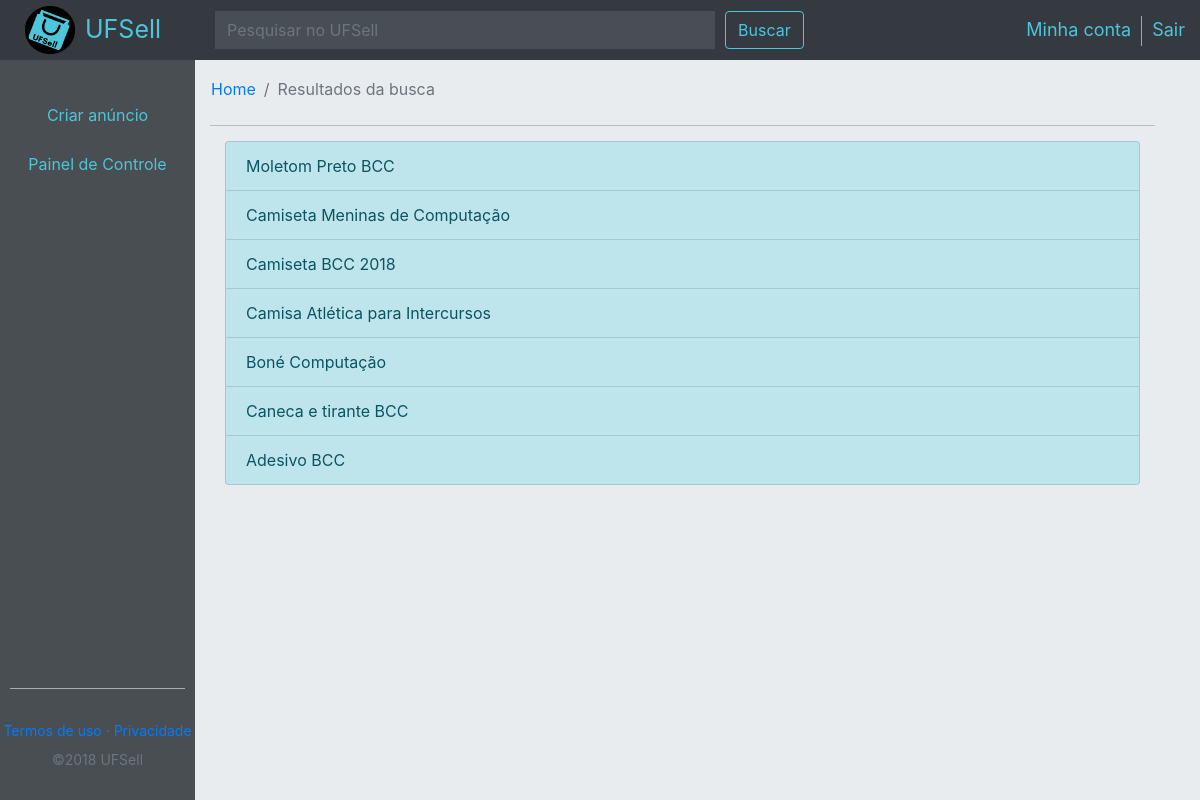
/vendedor/busca.php (signed in), run on the app's committed database.
### tables this page shows
CREATE TABLE IF NOT EXISTS `prod` (
  `id` int(11) NOT NULL,
  `id_org` int(11) NOT NULL,
  `nome` varchar(50) NOT NULL,
  `descr` varchar(500) NOT NULL,
  `preco` float NOT NULL,
  `img` varchar(150) NOT NULL,
  `qt_votos` int(11) NOT NULL,
  `aval` float NOT NULL,
  `mes` int(3) NOT NULL,
  `ano` int(5) NOT NULL
);

### vendedor/busca.php (the view, shortened to what this page needs)
<?php
include('../connection/connection.php');
$busca = $_GET['busca'];
$script = "SELECT nome, id
            FROM prod
            WHERE nome LIKE \"%$busca%\" AND id_org='".$_SESSION['id_organizacao']."'
            ORDER BY id DESC";
$result = $conn->query($script);
?>
<!DOCTYPE html>
<html lang="pt-br">
    <head>
        <link rel="stylesheet" href="https://stackpath.bootstrapcdn.com/bootstrap/4.1.3/css/bootstrap.min.css">
		<link rel="stylesheet" href="https://cdnjs.cloudflare.com/ajax/libs/font-awesome/4.7.0/css/font-awesome.min.css">
        <link type="text/css" rel="stylesheet" href="../css/comprador.css">
        <link type="text/css" rel="stylesheet" href="../css/vendedor.css">
    </head>
    <body>
        <?php include '../includes/nav-vend.php';  ?>
		<div id="defCol" class="col-12 col-md-12">
                <div id="defRow" class="row">
                    <?php include '../includes/menu-vend.php'; ?>
                    <div id="conteudo" class="col-10 col-md-10">
						<nav aria-label="breadcrumb" style="margin-top:5px; margin-left: -15px;">
							<ol class="breadcrumb">
                                <li class="breadcrumb-item"><a href="./home.php?sel=1">Home</a></li>
                                <li class="breadcrumb-item active" aria-current="page">Resultados da busca</li>
							</ol>
						</nav>
						<div class="colD">
                            <div class="col-12">
                                <div id="lista_produto" class="list-group" style="margin-top:15px;">
                                <?php
                                    while ($vetor = $result->fetch_object()) {
                                    ?>
                                        <a class="list-group-item list-group-item-action list-group-item-info" href="./alterar.php?id_prod=<?php echo $vetor->id; ?>"><?php echo $vetor->nome; ?></a>
                                    <?php
                                    }
                                ?>
                                </div>
                            </div>
						</div>
                    </div>
                </div>
            </div>
    </body>
</html>

### css/comprador.css (style rules this page uses)
html, body { position: relative; height: 100%; }
body { height: 100%; width: 100%; background-color:#e9ecef; }
nav { width: 100%; height: 60px; }
#defCol { width: 100%; height: calc(100% - 60px); }
#defRow { width: 100%; height: 100%; }
#conteudo { background-color:#e9ecef; }
.colD { display: block; -webkit-hyphens: auto; -moz-hyphens: auto; -ms-hyphens: auto; hyphens: auto; width: 100%; border-top: 1px solid #000000; border-color: #b9c0bd; }

### data on the page
prod: nome "Moletom Preto BCC"
prod: nome "Camiseta Meninas de Computação"
prod: nome "Camiseta BCC 2018"
prod: nome "Camisa Atlética para Intercursos"
prod: nome "Boné Computação"
prod: nome "Caneca e tirante BCC"
prod: nome "Adesivo BCC"
